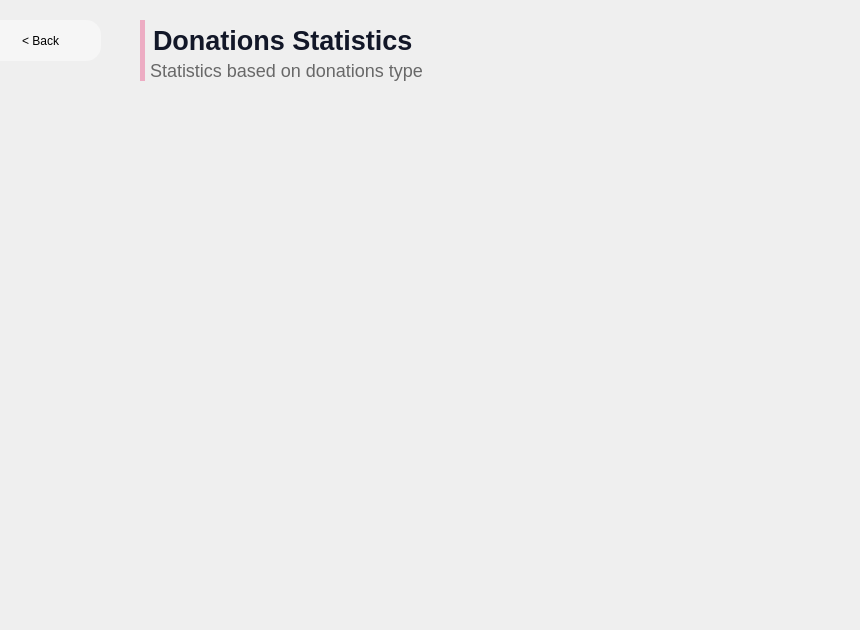
      <widget class="QWidget" name="page_6">
       <widget class="QWidget" name="gridLayoutWidget_3">
        <property name="geometry">
         <rect>
          <x>160</x>
          <y>120</y>
          <width>691</width>
          <height>501</height>
         </rect>
        </property>
        <layout class="QGridLayout" name="gridLayout_2"/>
       </widget>
       <widget class="QLabel" name="label_143">
        <property name="geometry">
         <rect>
          <x>140</x>
          <y>20</y>
          <width>371</width>
          <height>41</height>
         </rect>
        </property>
        <property name="styleSheet">
         <string notr="true">font-family: 'Poppins';
font-style: normal;
background:rgba(0,0,0,0);
font-weight: 600;
font-size: 27px;
color: rgb(18,23,40);
border-left: 5px solid rgb(237,172,195);
padding-left: 1px;

</string>
        </property>
        <property name="text">
         <string>Donations Statistics</string>
        </property>
       </widget>
       <widget class="QLabel" name="label_144">
        <property name="geometry">
         <rect>
          <x>140</x>
          <y>60</y>
          <width>411</width>
          <height>21</height>
         </rect>
        </property>
        <property name="styleSheet">
         <string notr="true">font-family: 'Poppins';
font-style: normal;
background:rgba(0,0,0,0);
font-weight: 275;
font-size: 18px;
color: rgb(104,104,104);
border-left: 5px solid rgb(237,172,195);
padding-left: 1px;

</string>
        </property>
        <property name="text">
         <string>Statistics based on donations type</string>
        </property>
       </widget>
       <widget class="QPushButton" name="back_stats_dash18">
        <property name="geometry">
         <rect>
          <x>-20</x>
          <y>20</y>
          <width>121</width>
          <height>41</height>
         </rect>
        </property>
        <property name="styleSheet">
         <string notr="true">QPushButton{
background-color:rgb(246, 246, 246);
border:0;
color:black;
	font: 75 15pt &quot;Poppins&quot;;
font-weight:275;
border-radius:15px;
}</string>
        </property>
        <property name="text">
         <string>&lt; Back</string>
        </property>
       </widget>
      </widget>
